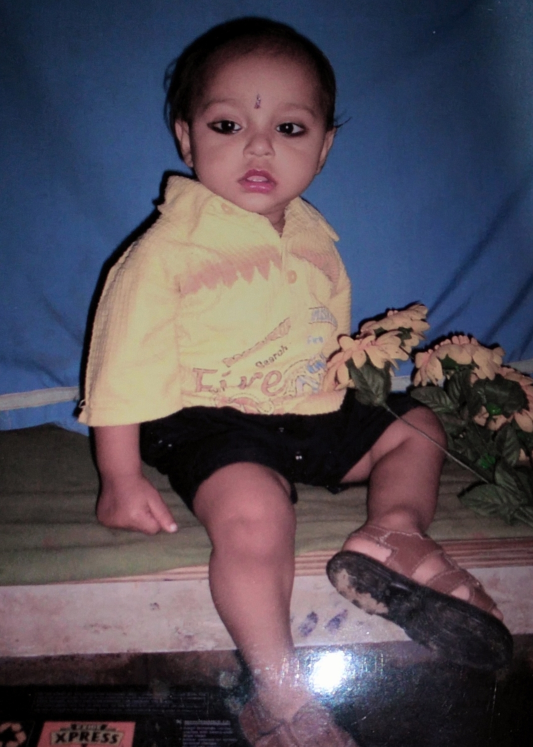
#> input picture Open_CV/ME1.jpg, 1066 x 1493 px (shown at 1/2 size)
$ jupyter execute OpenCV.ipynb   (shell and % lines are left out)
#> lines starting #> are read from the running program, lines starting #| are printed output that depends on the picture; after the words box and inside, x2 and y2 are one past the last pixel; in counts of white or black regions, pixels touching at a corner belong together
[cell 1]
import cv2                        # OpenCV library import kar rahe hain image processing ke liye
import matplotlib.pyplot as plt   # Image display karne ke liye Matplotlib import

image = cv2.imread("ME1.jpg")     # Image ko disk se read karke NumPy array me store kar rahe hain
#> image is the input picture: shape (1493, 1066, 3); mean B, G, R 87.6, 77.5, 84.6

print(image)                      # Image ke pixel values (BGR format) print karega
#> (printed output is left out)

image.shape                       # Image ka size batata hai -> (Height, Width, Channels)
#> Out = (1493, 1066, 3)
                                  # Example: (1080, 1920, 3) matlab Height=1080, Width=1920, RGB/BGR ke 3 channels

[cell 2]
plt.matshow(image)   # Image ko matrix (pixel grid) ke form me display karta hai.
                     # OpenCV image BGR format me hoti hai, isliye colors galat dikh sakte hain.

[cell 3]
# cv2.cvtColor() image ke color format ko convert karta hai
# Yahan BGR (OpenCV default) ko RGB (Matplotlib format) me convert kar rahe hain
rgb_image = cv2.cvtColor(image, cv2.COLOR_BGR2RGB)

# plt.matshow() image ko matrix/pixel grid ke form me display karta hai
plt.matshow(rgb_image)

# plt.title() displayed image ke upar heading/title add karta hai
plt.title("Original Image")

# plt.axis() plot ke axes (X-axis aur Y-axis) ko control karta hai.
# 'off' dene se axes, numbers aur border hide ho jaate hain,
# sirf image hi display hoti hai.
plt.axis('off')

[cell 4]
# cv2.cvtColor() image ke color format ko convert karta hai.
# Yahan RGB image ko Grayscale (Black & White shades) me convert kar rahe hain.
# Grayscale image me sirf 1 channel hota hai.
# Har pixel ki value 0 se 255 ke beech hoti hai.

# 0   -> Pure Black (bilkul kala)
# 255 -> Pure White (bilkul safed)
# 1-254 -> Black aur White ke beech ki alag-alag Gray shades
# Value jitni kam hogi image utni dark dikhegi,
# aur jitni zyada hogi utni bright dikhegi.

gray_image = cv2.cvtColor(rgb_image, cv2.COLOR_RGB2GRAY)
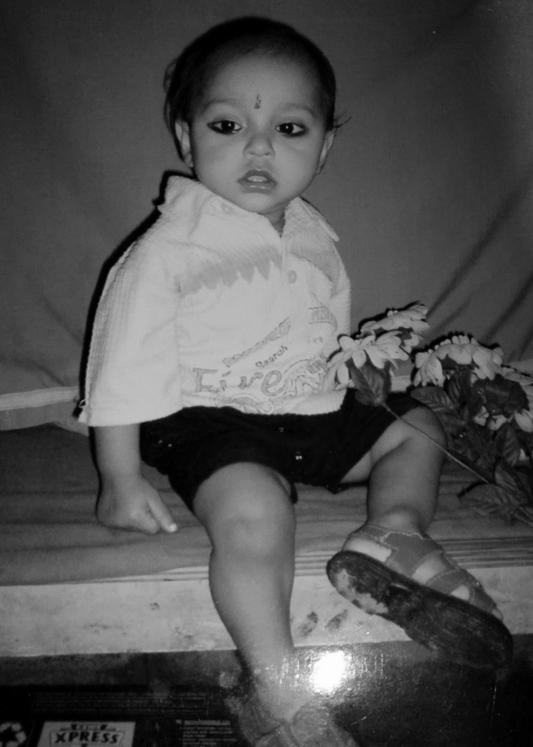
#> gray_image: shape (1493, 1066) (shown at 1/2 size); min 0, max 254, mean 80.8

# Grayscale image ko display kar rahe hain.
plt.matshow(gray_image, cmap='gray')

# Image ke upar title add kar rahe hain.
plt.title("Grayscale Image")

# Axes aur numbers hide kar rahe hain taaki sirf image dikhe.
plt.axis('off')

[cell 5]
# cv2.resize() image ka size (Width, Height) change karta hai.
# Yahan image ko 300 × 300 pixels me resize kar rahe hain.
resized_image = cv2.resize(rgb_image, (300, 300))
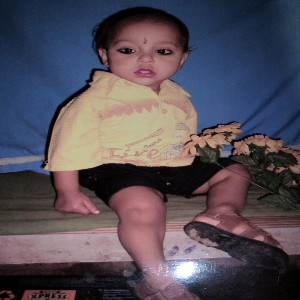
#> resized_image: shape (300, 300, 3); mean R, G, B 84.5, 77.4, 87.5

# Resized image ko display kar rahe hain.
plt.matshow(resized_image)

# Image ke upar title add kar rahe hain.
plt.title("Resized Image (300x300)")

# Axes aur numbers hide kar rahe hain.
plt.axis('off')

[cell 6]
# White border add karke Polaroid frame bana rahe hain
polaroid = cv2.copyMakeBorder(
    rgb_image,
    top=20,
    bottom=130,            # Neeche extra space text ke liye
    left=20,
    right=20,
    borderType=cv2.BORDER_CONSTANT,
    value=[255, 255, 255]  # White border
)
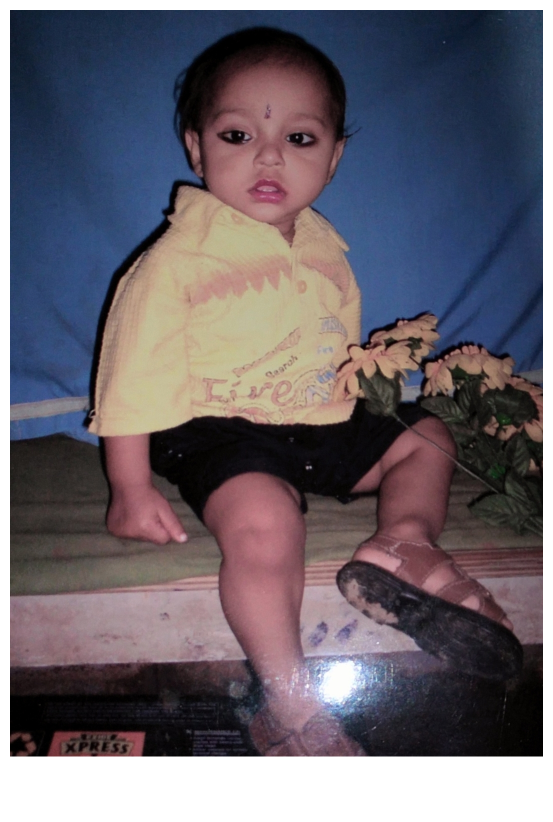
#> polaroid: shape (1643, 1106, 3) (shown at 1/2 size); mean R, G, B 105.7, 99.5, 108.4

# Polaroid image ki height aur width nikal rahe hain
h, w = polaroid.shape[:2]
#> h = 1643; w = 1106

# ------------------ Name ------------------

# Jo naam Polaroid ke neeche likhna hai
name = "Prateek"

# Font style, size aur thickness set kar rahe hain
font = cv2.FONT_HERSHEY_SCRIPT_COMPLEX
font_scale = 1.8
thickness = 3

# Text ki width aur height nikal rahe hain taaki center me rakh saken
(text_w, text_h), _ = cv2.getTextSize(name, font, font_scale, thickness)

# Name ko horizontally center kar rahe hain
x = (w - text_w) // 2
#> x = 462
y = h - 60
#> y = 1583

# Name ko Polaroid frame par draw kar rahe hain
cv2.putText(
    polaroid,
    name,
    (x, y),
    font,
    font_scale,
    (0, 0, 0),      # Black color
    thickness,
    cv2.LINE_AA      # Smooth text edges
)

# ------------------ DOB ------------------

# Date of Birth
dob = "24 July 2005"

# DOB ke liye font style aur size
font2 = cv2.FONT_HERSHEY_SIMPLEX
font_scale2 = 0.8
thickness2 = 2

# DOB ki width aur height nikal rahe hain
(text_w2, text_h2), _ = cv2.getTextSize(dob, font2, font_scale2, thickness2)

# DOB ko bhi center align kar rahe hain
x2 = (w - text_w2) // 2
#> x2 = 467
y2 = h - 20
#> y2 = 1623

# DOB ko Name ke neeche draw kar rahe hain
cv2.putText(
    polaroid,
    dob,
    (x2, y2),
    font2,
    font_scale2,
    (80, 80, 80),   # Dark Gray color
    thickness2,
    cv2.LINE_AA
)
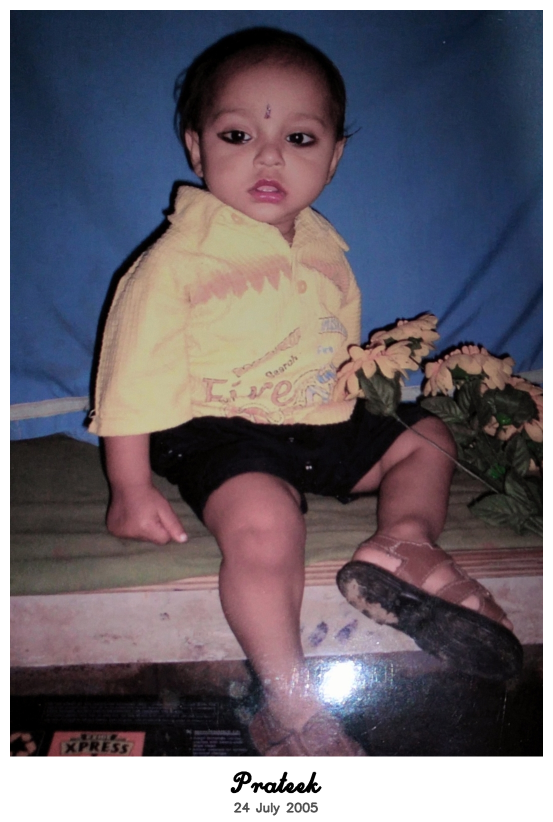
#> polaroid: shape (1643, 1106, 3) (shown at 1/2 size); mean R, G, B 105.2, 99, 107.8

# Final Polaroid image display kar rahe hain
plt.figure(figsize=(6, 7))
plt.imshow(polaroid)
plt.axis("off")      # Axes hide kar rahe hain
plt.show()

[cell 7]
# Gaussian Blur image ke sharp edges aur noise ko smooth karta hai.
# Blur jitna zyada hoga, image utni hi soft dikhegi.

blurred_image = cv2.GaussianBlur(
    rgb_image,      # Input image
    (9, 9),         # Kernel size (Width, Height) - hamesha odd numbers hone chahiye
    0               # Sigma value (0 dene par OpenCV automatically calculate karta hai)
)

# Blurred image display kar rahe hain
plt.imshow(blurred_image)
plt.title("Gaussian Blurred Image")
plt.axis("off")
plt.show()

[cell 8]
# Canny Edge Detection image ke important edges (boundaries) detect karta hai.
# Edge matlab jahan pixel intensity (brightness) me achanak change hota hai.
# Iska use object detection, shape detection aur image processing me hota hai.

# Grayscale image par Canny Edge Detection apply kar rahe hain
edges = cv2.Canny(
    gray_image,   # Input image (Grayscale image honi chahiye)
    50,          # Lower Threshold: Is value se kam edge ko ignore karta hai
    200           # Upper Threshold: Is value se upar wali edge ko strong edge maanta hai
)
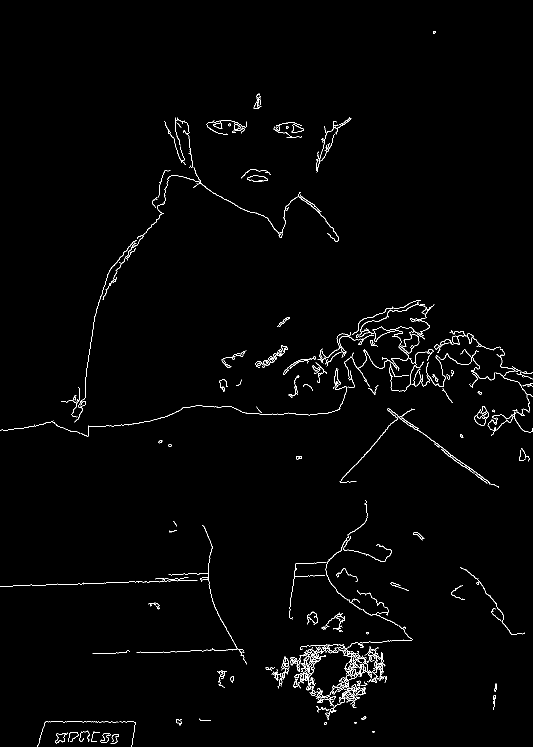
#> edges: shape (1493, 1066) (shown at 1/2 size); 1.3% white in thin lines or dots

# Edge detected image display kar rahe hain
plt.figure(figsize=(6,6))
plt.imshow(edges, cmap="gray")
plt.title("Canny Edge Detection")
plt.axis("off")
plt.show()

[cell 9]
# Thresholding image ko Grayscale se Binary (Black & White) image me convert karta hai.
# Ye har pixel ki intensity ko ek fixed Threshold Value se compare karta hai.
# Iska use image segmentation, text extraction, document scanning aur object detection me hota hai.

# Binary Thresholding apply kar rahe hain
ret, threshold_image = cv2.threshold(
    gray_image,            # Input Grayscale Image
    127,                   # Threshold Value
    255,                   # Maximum Pixel Value (White)
    cv2.THRESH_BINARY      # Binary Thresholding Method
)
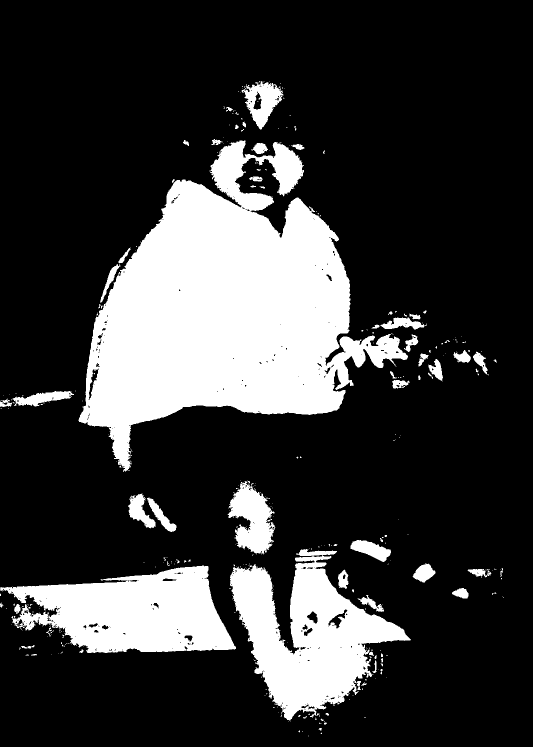
#> threshold_image: shape (1493, 1066) (shown at 1/2 size); 22.3% white; 370 white regions (303 under 20 px), largest, box (x1, y1, x2, y2) and area: (157, 281, 816, 944) 214240, (460, 1098, 822, 1441) 57610, (0, 1131, 472, 1306) 51672

# Thresholded image display kar rahe hain
plt.figure(figsize=(6,6))
plt.imshow(threshold_image, cmap="gray")
plt.title("Binary Thresholding")
plt.axis("off")
plt.show()

[cell 10]
# cv2.imwrite() image ko computer me save karta hai.
# Pehla parameter file ka naam/path hota hai,
# aur dusra parameter image object hota hai.

cv2.imwrite("saved_image.jpg", image)              # Original image save karega

cv2.imwrite("rgb_image.jpg", rgb_image)            # RGB image save karega

cv2.imwrite("gray_image.jpg", gray_image)          # Grayscale image save karega

cv2.imwrite("blurred_image.jpg", blurred_image)    # Gaussian Blurred image save karega

cv2.imwrite("edges.jpg", edges)                    # Canny Edge image save karega

cv2.imwrite("threshold.jpg", threshold_image)      # Threshold image save karega

cv2.imwrite("polaroid.jpg", polaroid)              # Polaroid image save karega
#> Out = True

$ run again, with Open_CV/polaroid.jpg copied over Open_CV/ME1.jpg
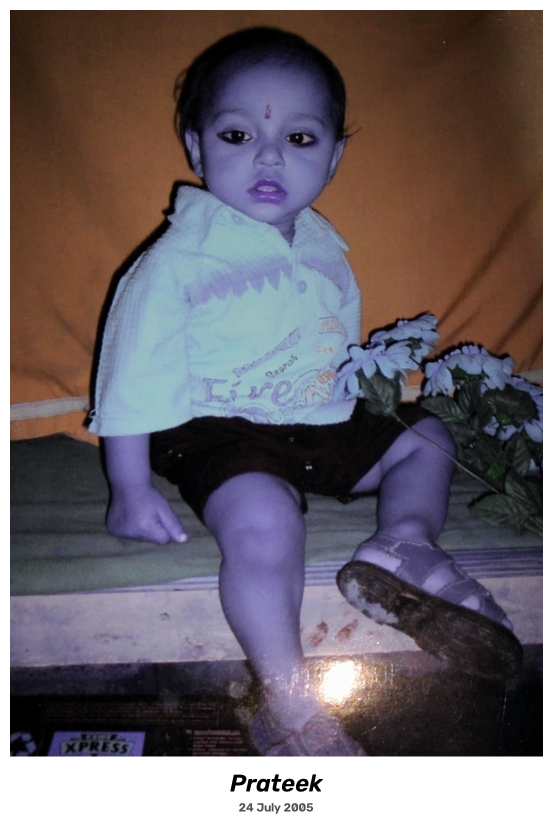
#> input picture Open_CV/polaroid.jpg, 1106 x 1643 px (shown at 1/2 size)
#> image is the input picture: shape (1643, 1106, 3); mean B, G, R 105.2, 99, 107.9
#> (printed output is left out)
#> `edges = cv2.Canny( gray_image,`:
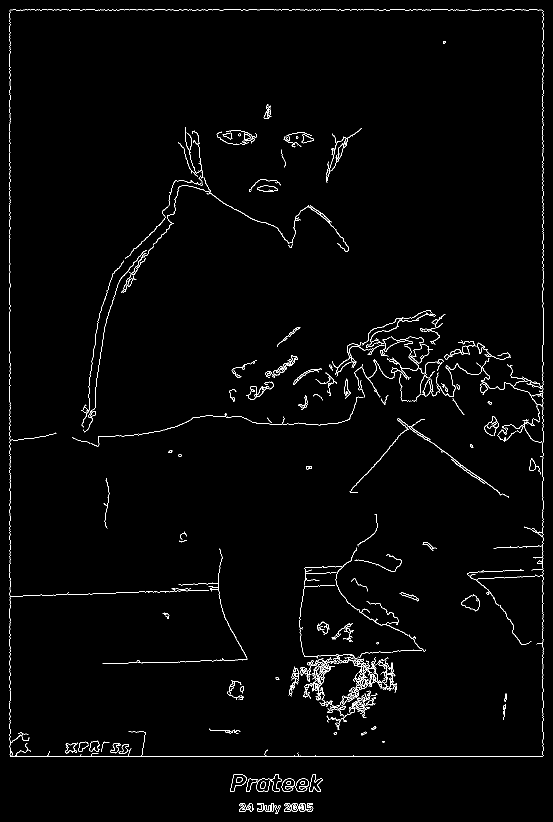
#> edges: shape (1643, 1106) (shown at 1/2 size); 1.6% white in thin lines or dots
#> `ret, threshold_image = cv2.threshold( gray_image,`:
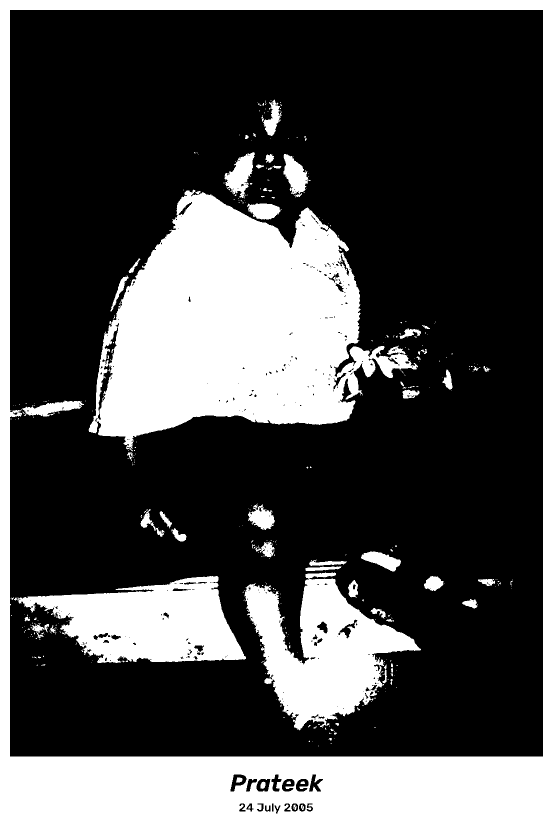
#> threshold_image: shape (1643, 1106) (shown at 1/2 size); 29.8% white; 401 white regions (336 under 20 px), largest, box (x1, y1, x2, y2) and area: (0, 0, 1106, 1643) 221622, (177, 379, 836, 903) 194567, (489, 1145, 842, 1461) 53027
#> `cv2.imwrite("polaroid.jpg", polaroid)`: Out = True
